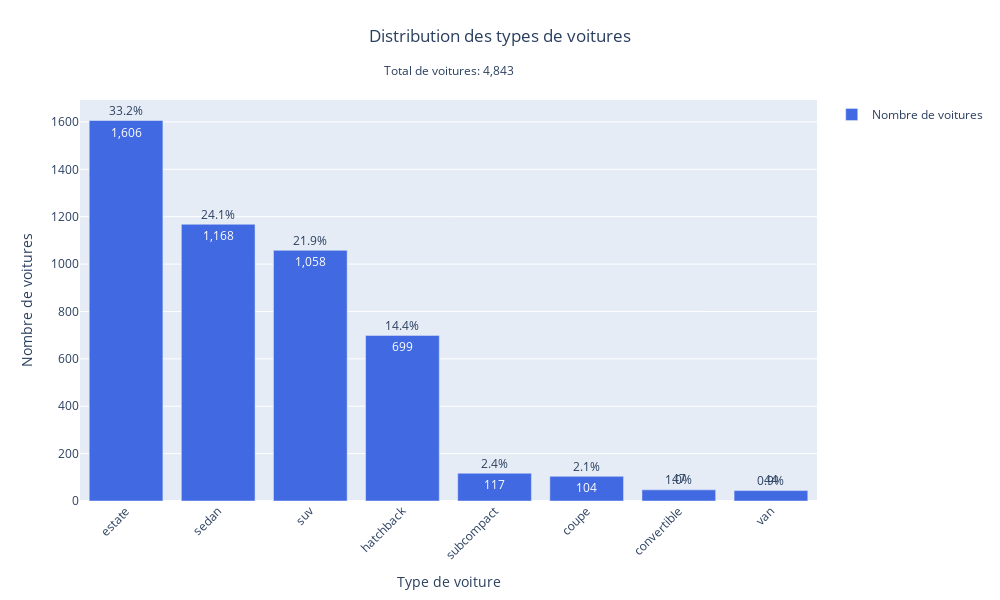

Notebook cell for this chart:
### Code cell
car_type_counts = dataset['car_type'].value_counts()
car_type_percentages = (car_type_counts / len(dataset) * 100).round(2)

fig = go.Figure()

fig.add_trace(go.Bar(
    name='Nombre de voitures',
    x=car_type_counts.index,
    y=car_type_counts.values,
    text=[f'{val:,}' for val in car_type_counts.values],
    textposition='auto',
    marker_color='royalblue'
))

# Mise en page
fig.update_layout(
    title={
        'text': 'Distribution des types de voitures',
        'y':0.95,
        'x':0.5,
        'xanchor': 'center',
        'yanchor': 'top'
    },
    xaxis_title="Type de voiture",
    yaxis_title="Nombre de voitures",
    width=1000,
    height=600,
    showlegend=True,
    xaxis_tickangle=-45,
    annotations=[
        dict(
            text=f"Total de voitures: {len(dataset):,}",
            showarrow=False,
            x=0.5,
            y=1.1,
            xref='paper',
            yref='paper'
        )
    ]
)

# Ajout des pourcentages en annotations
for i, (car_type, count) in enumerate(car_type_counts.items()):
    percentage = car_type_percentages[car_type]
    fig.add_annotation(
        x=car_type,
        y=count,
        text=f'{percentage:.1f}%',
        yshift=10,
        showarrow=False
    )

# Affichage des graphiques
fig.show()

### Figure 1 — Plotly figure (JSON) as saved in the notebook; plotly's stock layout.template omitted (floating-point values rounded to 4 significant figures)
{"data": [{"marker": {"color": "royalblue"}, "name": "Nombre de voitures", "text": ["1,606", "1,168", "1,058", "699", "117", "104", "47", "44"], "textposition": "auto", "type": "bar", "x": ["estate", "sedan", "suv", "hatchback", "subcompact", "coupe", "convertible", "van"], "y": [1606, 1168, 1058, 699, 117, 104, 47, 44]}], "layout": {"annotations": [{"showarrow": false, "text": "Total de voitures: 4,843", "x": 0.5, "xref": "paper", "y": 1.1, "yref": "paper"}, {"showarrow": false, "text": "33.2%", "x": "estate", "y": 1606, "yshift": 10}, {"showarrow": false, "text": "24.1%", "x": "sedan", "y": 1168, "yshift": 10}, {"showarrow": false, "text": "21.9%", "x": "suv", "y": 1058, "yshift": 10}, {"showarrow": false, "text": "14.4%", "x": "hatchback", "y": 699, "yshift": 10}, {"showarrow": false, "text": "2.4%", "x": "subcompact", "y": 117, "yshift": 10}, {"showarrow": false, "text": "2.1%", "x": "coupe", "y": 104, "yshift": 10}, {"showarrow": false, "text": "1.0%", "x": "convertible", "y": 47, "yshift": 10}, {"showarrow": false, "text": "0.9%", "x": "van", "y": 44, "yshift": 10}], "height": 600, "showlegend": true, "title": {"text": "Distribution des types de voitures", "x": 0.5, "xanchor": "center", "y": 0.95, "yanchor": "top"}, "width": 1000, "xaxis": {"tickangle": -45, "title": {"text": "Type de voiture"}}, "yaxis": {"title": {"text": "Nombre de voitures"}}}}
